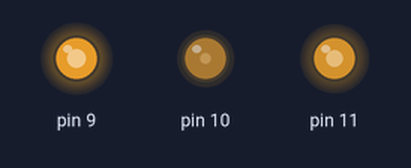
Bench run of a sketch on a simulated Arduino Uno, built with avr-gcc and run on an emulated ATmega328P. Parts: output pins drawn as LEDs (lit = HIGH).

Above: at 0.1 s.
Timing chart, 0 to 1.6 s (numbered marks = the images above):
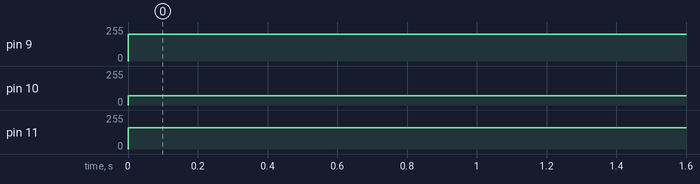

The sketch:

011_-_RGB_Color_Selector.ino
```cpp
/*
  RGB Color Selector

  This program sets the RGB that is connected to the Arduino to a set color.

  This program makes use of analogWrite.
*/

// The setup function runs once when you press reset or power the board.
void setup() {

}

// The loop function runs over and over again forever.
void loop() {
  analogWrite(11,159); // This sets the value of pin 11, which is connected to the red pin, to 159.
  analogWrite(10,69); // This sets the value of pin 10, which is connected to the blue pin, to 69.
  analogWrite(9,200); // This sets the value of pin 9, which is connected to the green pin, to 200.
}
```

Measured:
- by itself, pin 9: 0/255 → 200/255 at 0.00 s
- by itself, pin 10: 0/255 → 69/255 at 0.00 s
- by itself, pin 11: 0/255 → 159/255 at 0.00 s
